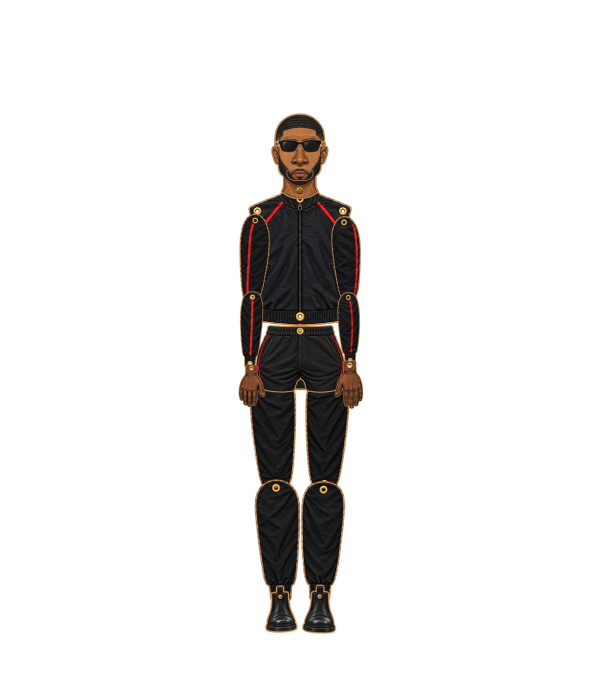
#> input picture shots/proof_01_standing_neutral.png, 1200 x 1400 px, given in place of 15_hand_relaxed_L.png, which was not available (shown at 1/2 size)
$ python build_regularized_passes.py
#> lines starting #> are read from the running program, lines starting #| are printed output that depends on the picture; after the words box and inside, x2 and y2 are one past the last pixel; in counts of white or black regions, pixels touching at a corner belong together; pictures that were not available may be replaced by others from this repository, and a replacement may not be noted
#!/usr/bin/env python3
"""
Early-Test Regularization Passes on Calibrated Grids with Sub-Skeletons:
  Pass 1: Regularized Hands & Wrist-to-Fingertip Sub-Skeleton Grid (+ Forearm Cuff Early Test)
  Pass 2: Regularized Shoes/Feet & Ankle-to-Sole Sub-Skeleton Grid (+ Shin Cuff & Ground Line Early Test)
  Pass 3: Regularized Heads (Native Painted vs Blank Base vs Modular Built) & Head Sub-Skeleton Grid across Front / 3Q / Side Profile / Back
  Pass 4: True 4-Angle Body Turnaround Grid (Front, 3/4, Side Profile, Back) using the actual Side/Front/3Q/Back torsos, limbs, hands, shoes, and heads.
"""

import os
import math
import json
import numpy as np
from PIL import Image, ImageDraw
from scipy.ndimage import binary_erosion, binary_dilation, gaussian_filter, label

ROOT = "/Users/gaia/WORLDBUILDING-TERMS/wygwyl-world-arch"
V2_PARTS = os.path.join(ROOT, "shots/arena/parts/kit3/v2/parts")
TS_DIR = os.path.join(ROOT, "shots/kits/packs/poet_tracksuit_v1/01_COMPONENTS")
WM_DIR = os.path.join(ROOT, "shots/weave/cast/man")
WM_HEADS = os.path.join(WM_DIR, "library/head")
WM_HANDS = os.path.join(WM_DIR, "library/hand")
BL_HEADS = os.path.join(ROOT, "shots/arena/parts/body_lab/heads")
ART_DIR = "/Users/gaia/.gemini/antigravity/brain/f76dabc9-fb98-42f7-bec0-54be580e5584"
OUT_DIR = os.path.join(ROOT, "shots/arena/parts/kit3/release_v2/regularized_elements")
os.makedirs(OUT_DIR, exist_ok=True)


def clean_card_preserve_caps(
    path,
    remove_brass_hole=True,
    crop_top_frac=0.0,
    crop_bot_frac=1.0,
    crop_left_frac=0.0,
    crop_right_frac=1.0,
    auto_vertical_hand=False,
):
    """
    Loads a cutout part, strips outer white/kraft halo while PRESERVING
    100% of the rounded joint caps at both ends of the piece, fills interior
    transparent grommet/socket holes with local color, trims protruding circular
    shoulder-socket flanges on raw side torsos, and optionally rectifies
    horizontal hands (w > h * 1.12) by +90 deg CW so wrist is at top and
    fingers point straight down (+90 deg).
    """
    im = Image.open(path).convert("RGBA")
    arr = np.array(im)
    H, W = arr.shape[:2]

    # Defringe outer 3px white sheet halo
    for _ in range(2):
        a = arr[:, :, 3] > 20
        eroded = binary_erosion(a, iterations=2)
        rim = a & (~eroded)
        rgb = arr[:, :, :3].astype(np.float32)
        bright = (rgb[:, :, 0] > 215) & (rgb[:, :, 1] > 210) & (rgb[:, :, 2] > 200)
        arr[rim & bright, 3] = 0

    # Keep largest connected component first
    a2 = arr[:, :, 3] > 20
    labeled, n_comp = label(a2)
    if n_comp > 1:
        sizes = np.bincount(labeled.ravel())
        sizes[0] = 0
        arr[labeled != sizes.argmax(), 3] = 0

    # Tight bbox crop before fractional cropping or rotation
    ys, xs = np.where(arr[:, :, 3] > 16)
    if len(xs) > 0:
        arr = arr[ys.min():ys.max() + 1, xs.min():xs.max() + 1]

    # If this is a horizontal hand card (wrist on left, fingers pointing right), rotate 90 deg CW!
    if auto_vertical_hand and arr.shape[1] > arr.shape[0] * 1.12:
        im_rot = Image.fromarray(arr).transpose(Image.Transpose.ROTATE_270)
        arr = np.array(im_rot)

    H, W = arr.shape[:2]

    if remove_brass_hole:
        # Fill genuine interior transparent grommet holes AND hollow shoulder-socket cutouts
        # BEFORE fractional crops so enclosed holes are still interior!
        a_solid = arr[:, :, 3] > 128
        bg = ~a_solid
        bg_lab, bg_n = label(bg)
        border_labels = set(np.unique(np.concatenate([
            bg_lab[0, :], bg_lab[-1, :], bg_lab[:, 0], bg_lab[:, -1]
        ])))
        hole_mask = np.zeros((H, W), dtype=bool)
        for lbl_i in range(1, bg_n + 1):
            if lbl_i not in border_labels:
                comp = (bg_lab == lbl_i)
                area = comp.sum()
                if area > (H * W * 0.015) and area < (H * W * 0.30):
                    # Large hollow shoulder-socket cutout ring (e.g. profile.torso)
                    hole_mask |= binary_dilation(comp, iterations=6)
                elif area <= (H * W * 0.015):
                    hole_mask |= binary_dilation(comp, iterations=1)

        if np.any(hole_mask):
            rgb_f = arr[:, :, :3].astype(np.float32)
            not_kraft = ~((rgb_f[:, :, 0] > 145) & (rgb_f[:, :, 1] > 110) & (rgb_f[:, :, 2] < 130))
            valid = a_solid & (~hole_mask) & not_kraft
            if not np.any(valid):
                valid = a_solid & (~hole_mask)
            if np.any(valid):
                for y0, y1 in [(0, H // 2), (H // 2, H)]:
                    sub_t = hole_mask[y0:y1, :]
                    sub_v = valid[y0:y1, :]
                    if np.any(sub_t) and np.any(sub_v):
                        med_rgb = np.median(arr[y0:y1, :][sub_v][:, :3], axis=0).astype(np.uint8)
                        arr[y0:y1, :][sub_t, :3] = med_rgb
                        arr[y0:y1, :][sub_t, 3] = 255

    if crop_top_frac > 0.0:
        arr[:int(H * crop_top_frac), :, 3] = 0
    if crop_bot_frac < 1.0:
        arr[int(H * crop_bot_frac):, :, 3] = 0
    if crop_left_frac > 0.0:
        arr[:, :int(W * crop_left_frac), 3] = 0
    if crop_right_frac < 1.0:
        arr[:, int(W * crop_right_frac):, 3] = 0

    # Final tight bbox crop with 3px padding
    ys, xs = np.where(arr[:, :, 3] > 16)
    if len(xs) > 0:
        x0, x1 = max(0, xs.min() - 3), min(W, xs.max() + 4)
        y0, y1 = max(0, ys.min() - 3), min(H, ys.max() + 4)
        arr = arr[y0:y1, x0:x1]

    return Image.fromarray(arr)


def draw_calib_grid(draw, x0, y0, cw, ch, step=20, origin_x=None, origin_y=None):
    """Draws a crisp technical calibration grid with major/minor axes."""
    draw.rectangle([x0, y0, x0 + cw, y0 + ch], fill=(32, 30, 28, 255), outline=(78, 72, 64, 255), width=1)
    for gx in range(x0 + step, x0 + cw, step):
        draw.line([(gx, y0 + 1), (gx, y0 + ch - 1)], fill=(44, 41, 38, 255), width=1)
    for gy in range(y0 + step, y0 + ch, step):
        draw.line([(x0 + 1, gy), (x0 + cw - 1, gy)], fill=(44, 41, 38, 255), width=1)
    if origin_x is not None:
        draw.line([(x0 + origin_x, y0 + 1), (x0 + origin_x, y0 + ch - 1)], fill=(72, 95, 110, 255), width=1)
    if origin_y is not None:
        draw.line([(x0 + 1, y0 + origin_y), (x0 + cw - 1, y0 + origin_y)], fill=(110, 88, 62, 255), width=1)


def draw_subskeleton_node(draw, pt, color=(0, 230, 255, 255), r=4, label_txt=None):
    x, y = int(round(pt[0])), int(round(pt[1]))
    draw.ellipse([x - r - 1, y - r - 1, x + r + 1, y + r + 1], fill=(18, 18, 18, 255))
    draw.ellipse([x - r, y - r, x + r, y + r], fill=color)
    if label_txt:
        draw.text((x + r + 3, y - 6), label_txt, fill=color)


def draw_bone_arrow(draw, p1, p2, color=(255, 200, 60, 255), width=2):
    x1, y1 = float(p1[0]), float(p1[1])
    x2, y2 = float(p2[0]), float(p2[1])
    draw.line([(x1, y1), (x2, y2)], fill=color, width=width)
    ang = math.atan2(y2 - y1, x2 - x1)
    ah = 6.0
    p_left = (x2 - ah * math.cos(ang - 0.5), y2 - ah * math.sin(ang - 0.5))
    p_right = (x2 - ah * math.cos(ang + 0.5), y2 - ah * math.sin(ang + 0.5))
    draw.polygon([(x2, y2), p_left, p_right], fill=color)


def place_part_by_pivot(canvas, part_im, pivot_norm, target_xy, target_h, rot_deg=0.0, flip_x=False):
    im = part_im.copy()
    if flip_x:
        im = im.transpose(Image.Transpose.FLIP_LEFT_RIGHT)
        pivot_norm = (1.0 - pivot_norm[0], pivot_norm[1])
    scale = target_h / max(1.0, float(im.height))
    sw = max(1, int(round(im.width * scale)))
    sh = max(1, int(round(im.height * scale)))
    im_s = im.resize((sw, sh), Image.Resampling.LANCZOS)
    px = pivot_norm[0] * sw
    py = pivot_norm[1] * sh
    pad = int(math.hypot(sw, sh)) + 4
    tmp = Image.new("RGBA", (pad * 2, pad * 2), (0, 0, 0, 0))
    tmp.paste(im_s, (int(round(pad - px)), int(round(pad - py))))
    if abs(rot_deg) > 0.1:
        tmp = tmp.rotate(-rot_deg, resample=Image.Resampling.BICUBIC, center=(pad, pad))
    canvas.alpha_composite(tmp, (int(round(target_xy[0] - pad)), int(round(target_xy[1] - pad))))
    return scale, (sw, sh)


# ============================================================================
# PASS 1: REGULARIZED HANDS & WRIST SUB-SKELETON GRID
# ============================================================================

def build_pass1_hands_grid():
    """
    Regularizes hands across all 10 characters + action variants onto a calibrated
    grid, auto-rotates horizontal action/weave hands by +90 deg CW so EVERY hand
    points vertically down (+90 deg) from its Wrist Origin (x=105, y=48), cleans
    sleeve attachments (Mother & Party Gentleman), and tests Forearm-to-Wrist joins.
    """
    hand_specs = [
        {
            "char": "Poet (Tracksuit)",
            "scale_h": 92,
            "f_arm": (os.path.join(TS_DIR, "08_forearm_L.png"), 0.0, 0.82),
            "p_arm": (os.path.join(V2_PARTS, "poet.red_black_sunglasses/body.profile.farm.L.png"), 0.0, 1.0),
            "variants": [
                ("FRONT · Relaxed", os.path.join(TS_DIR, "15_hand_relaxed_L.png"), 0.18, 0.0, (0.50, 0.18), (0.52, 0.56), (0.50, 0.92), (0.76, 0.58)),
                ("FRONT · Open Spread", os.path.join(TS_DIR, "17_hand_open_L.png"), 0.18, 0.0, (0.48, 0.18), (0.50, 0.55), (0.48, 0.92), (0.82, 0.52)),
                ("SIDE · Relaxed", os.path.join(V2_PARTS, "poet.red_black_sunglasses/body.profile.hand.L.png"), 0.14, 0.0, (0.50, 0.14), (0.52, 0.55), (0.50, 0.93), (0.72, 0.58)),
                ("ACTION · Pinch (+90° Rectified)", os.path.join(V2_PARTS, "poet.07.action/hand.6_pinch.png"), 0.16, 0.0, (0.50, 0.16), (0.50, 0.56), (0.48, 0.92), (0.76, 0.58)),
            ]
        },
        {
            "char": "Poet (Black T-Shirt / Weave)",
            "scale_h": 92,
            "f_arm": (os.path.join(V2_PARTS, "poet.black_tshirt/body.front.farm.L.png"), 0.0, 1.0),
            "p_arm": (os.path.join(WM_DIR, "parts/farm.profile.png"), 0.0, 1.0),
            "variants": [
                ("FRONT · Relaxed", os.path.join(V2_PARTS, "poet.black_tshirt/body.front.hand.L.png"), 0.14, 0.0, (0.50, 0.14), (0.52, 0.55), (0.50, 0.92), (0.75, 0.56)),
                ("SIDE · Profile Open", os.path.join(V2_PARTS, "poet.black_tshirt/body.profile.hand.L.png"), 0.14, 0.0, (0.50, 0.14), (0.52, 0.55), (0.50, 0.93), (0.72, 0.58)),
                ("WEAVE · Flat Palm (+90° Rect.)", os.path.join(WM_HANDS, "hand.open.flat.png"), 0.16, 0.0, (0.50, 0.16), (0.50, 0.55), (0.50, 0.92), (0.78, 0.52)),
                ("WEAVE · Pointing (+90° Rect.)", os.path.join(WM_HANDS, "hand.point.png"), 0.16, 0.0, (0.50, 0.16), (0.50, 0.54), (0.50, 0.94), (0.74, 0.54)),
            ]
        },
        {
            "char": "Woman / Muse (Brocade)",
            "scale_h": 86,
            "f_arm": (os.path.join(V2_PARTS, "woman.teal_dress/body.front.farm.L.png"), 0.0, 1.0),
            "p_arm": (os.path.join(V2_PARTS, "woman.teal_dress/body.profile.farm.L.png"), 0.0, 1.0),
            "variants": [
                ("FRONT · True Open (.true)", os.path.join(V2_PARTS, "woman.teal_dress/body.front.hand.true.L.png"), 0.14, 0.0, (0.58, 0.15), (0.52, 0.56), (0.44, 0.92), (0.24, 0.56)),
                ("FRONT · True Right (.true)", os.path.join(V2_PARTS, "woman.teal_dress/body.front.hand.true.R.png"), 0.14, 0.0, (0.42, 0.15), (0.48, 0.56), (0.56, 0.92), (0.76, 0.56)),
                ("SIDE · True Profile (.true)", os.path.join(V2_PARTS, "woman.teal_dress/body.profile.hand.true.L.png"), 0.14, 0.0, (0.52, 0.14), (0.50, 0.55), (0.46, 0.92), (0.30, 0.58)),
                ("ACTION · Cup (+90° Rectified)", os.path.join(V2_PARTS, "woman.09.action/hand.2_cup.png"), 0.14, 0.0, (0.50, 0.18), (0.50, 0.58), (0.50, 0.90), (0.72, 0.58)),
            ]
        },
        {
            "char": "The Mother (Cardigan)",
            "scale_h": 86,
            "f_arm": (os.path.join(V2_PARTS, "woman.mother_cardigan/body.front.farm.L.png"), 0.0, 1.0),
            "p_arm": (os.path.join(V2_PARTS, "woman.mother_cardigan/body.profile.farm.L.png"), 0.0, 1.0),
            "variants": [
                ("FRONT · Natural Hand", os.path.join(V2_PARTS, "woman.teal_dress/body.front.hand.true.L.png"), 0.14, 0.0, (0.58, 0.15), (0.52, 0.56), (0.44, 0.92), (0.24, 0.56)),
                ("SIDE · Natural Profile", os.path.join(V2_PARTS, "woman.teal_dress/body.profile.hand.true.L.png"), 0.14, 0.0, (0.52, 0.14), (0.50, 0.55), (0.46, 0.92), (0.30, 0.58)),
                ("GLOVE · Cuff Trimmed", os.path.join(V2_PARTS, "woman.mother_cardigan/body.front.hand.L.png"), 0.52, 0.0, (0.50, 0.16), (0.50, 0.58), (0.48, 0.92), (0.68, 0.58)),
                ("ACTION · Receiver (+90° Rect.)", os.path.join(V2_PARTS, "woman.09.action/hand.1_grip_corded_receiver.png"), 0.16, 0.0, (0.50, 0.18), (0.50, 0.58), (0.50, 0.90), (0.70, 0.58)),
            ]
        },
        {
            "char": "The Ex (Olive Bomber)",
            "scale_h": 92,
            "f_arm": (os.path.join(V2_PARTS, "ex.ex_jacket/body.back.farm.L.png"), 0.0, 1.0),
            "p_arm": (os.path.join(V2_PARTS, "ex.ex_jacket/body.threequarter_back.farm.L.png"), 0.0, 1.0),
            "variants": [
                ("BACK · Relaxed L", os.path.join(V2_PARTS, "ex.ex_jacket/body.back.hand.L.png"), 0.14, 0.0, (0.50, 0.14), (0.50, 0.56), (0.50, 0.92), (0.76, 0.56)),
                ("3Q BACK · Relaxed", os.path.join(V2_PARTS, "ex.ex_jacket/body.threequarter_back.hand.L.png"), 0.14, 0.0, (0.50, 0.14), (0.50, 0.56), (0.50, 0.92), (0.76, 0.56)),
                ("SIDE · Profile L", os.path.join(V2_PARTS, "ex.ex_jacket/body.profile.hand.L.png"), 0.14, 0.0, (0.50, 0.14), (0.50, 0.56), (0.50, 0.92), (0.76, 0.56)),
                ("ACTION · Suitcase (+90° Rect.)", os.path.join(V2_PARTS, "ex.09.action/hand.2_grip_suitcase_handle.png"), 0.16, 0.0, (0.50, 0.18), (0.50, 0.58), (0.50, 0.88), (0.72, 0.58)),
            ]
        },
        {
            "char": "Party Gentleman & DJ Cyber",
            "scale_h": 92,
            "f_arm": (os.path.join(V2_PARTS, "party.vintage_party/body.profile.farm.L.png"), 0.0, 1.0),
            "p_arm": (os.path.join(V2_PARTS, "party.dj_cyber/body.profile.farm.L.png"), 0.0, 1.0),
            "variants": [
                ("PARTY · Cuff Trimmed", os.path.join(V2_PARTS, "party.vintage_party/body.profile.hand.L.png"), 0.55, 0.0, (0.50, 0.16), (0.50, 0.56), (0.50, 0.92), (0.74, 0.58)),
                ("DJ CYBER · Front Open", os.path.join(V2_PARTS, "party.dj_cyber/body.front.hand.L.png"), 0.14, 0.0, (0.50, 0.14), (0.50, 0.56), (0.50, 0.92), (0.78, 0.56)),
                ("DJ CYBER · Side Profile", os.path.join(V2_PARTS, "party.dj_cyber/body.profile.hand.L.png"), 0.14, 0.0, (0.50, 0.14), (0.50, 0.56), (0.50, 0.92), (0.76, 0.56)),
                ("PARTY · Wave / Dance", os.path.join(V2_PARTS, "party.07.action/hand.3_wave.png"), 0.14, 0.0, (0.50, 0.18), (0.50, 0.56), (0.50, 0.92), (0.76, 0.56)),
            ]
        },
        {
            "char": "Young Poet & Ancestors",
            "scale_h": 76,
            "f_arm": (os.path.join(V2_PARTS, "young_poet.child_clothes/body.profile.farm.L.png"), 0.0, 1.0),
            "p_arm": (os.path.join(V2_PARTS, "ancestors.ancestor_robe_indigo_gold/body.profile.farm.L.png"), 0.0, 1.0),
            "variants": [
                ("YOUNG POET · Front Open", os.path.join(V2_PARTS, "young_poet.child_clothes/body.front.hand.L.png"), 0.14, 0.0, (0.48, 0.15), (0.50, 0.56), (0.52, 0.92), (0.82, 0.52)),
                ("YOUNG POET · Side Profile", os.path.join(V2_PARTS, "young_poet.child_clothes/body.profile.hand.L.png"), 0.14, 0.0, (0.44, 0.14), (0.52, 0.56), (0.60, 0.92), (0.76, 0.56)),
                ("ANCESTOR · Relaxed", os.path.join(V2_PARTS, "ancestors.ancestor_robe_indigo_gold/body.front.hand.L.png"), 0.14, 0.0, (0.50, 0.14), (0.52, 0.56), (0.50, 0.92), (0.76, 0.56)),
                ("FAMILY · Pinch (+90° Rect.)", os.path.join(V2_PARTS, "family.12.action/hand.2_pinch_archival_photo.png"), 0.16, 0.0, (0.50, 0.18), (0.50, 0.56), (0.50, 0.90), (0.74, 0.56)),
            ]
        },
    ]

    cw, ch = 210, 215
    cols = 6  # 4 regularized hand variants on grid + 2 Early-Test Forearm->Wrist assemblies (Front & Side)
    rows = len(hand_specs)
    sheet = Image.new("RGBA", (cols * cw + 210, rows * ch + 86), (22, 20, 19, 255))
    draw = ImageDraw.Draw(sheet)

    draw.rectangle([0, 0, sheet.width, 64], fill=(16, 14, 13, 255))
    draw.text((20, 14), "EARLY-TEST PASS 1: REGULARIZED HANDS & WRIST SUB-SKELETON GRID (+ FOREARM CUFF EARLY TEST)", fill=(245, 195, 75, 255))
    draw.text((20, 38), "Horizontal hands auto-rotated +90 deg CW to vertical, sleeves trimmed, aligned to Wrist Origin (x=105, y=48) with 4-Node Sub-Skeleton", fill=(185, 180, 170, 255))

    col_headers = [
        "1. FRONT HAND (GRID)",
        "2. ALT / OPEN (GRID)",
        "3. SIDE PROFILE (GRID)",
        "4. ACTION / GRIP (GRID)",
        "5. EARLY TEST: FRONT ARM+HAND",
        "6. EARLY TEST: SIDE ARM+HAND",
    ]
    for ci, htxt in enumerate(col_headers):
        draw.text((200 + ci * cw + 8, 68), htxt, fill=(230, 190, 95, 255) if ci < 4 else (110, 235, 165, 255))

    for ri, spec in enumerate(hand_specs):
        y0 = 84 + ri * ch
        draw.rectangle([10, y0 + 4, 192, y0 + ch - 4], fill=(32, 29, 27, 255), outline=(68, 62, 56, 255))
        draw.text((18, y0 + 24), spec["char"], fill=(240, 235, 225, 255))
        draw.text((18, y0 + 48), f"Target Scale: {spec['scale_h']}px", fill=(165, 160, 150, 255))
        draw.text((18, y0 + 70), "Sub-Skeleton:", fill=(0, 220, 245, 255))
        draw.text((18, y0 + 88), "  o Wrist Pin (0,0)", fill=(0, 220, 245, 255))
        draw.text((18, y0 + 104), "  o Palm / Knuckle", fill=(255, 195, 55, 255))
        draw.text((18, y0 + 120), "  o Distal Tip", fill=(255, 95, 210, 255))
        draw.text((18, y0 + 136), "  o Thumb Vector", fill=(95, 235, 135, 255))

        reg_hands = []
        for vi, (vlabel, vpath, crop_top, rot_deg, w_piv, palm_p, tip_p, thumb_p) in enumerate(spec["variants"]):
            x0 = 200 + vi * cw
            ox, oy = cw // 2, 48
            draw_calib_grid(draw, x0 + 4, y0 + 4, cw - 8, ch - 8, step=20, origin_x=ox - 4, origin_y=oy - 4)

            im_h = clean_card_preserve_caps(
                vpath, remove_brass_hole=True, crop_top_frac=crop_top, auto_vertical_hand=True
            )
#> in clean_card_preserve_caps, im is the input picture: PIL image 1200x1400 RGBA; mean R, G, B, A 6, 4.5, 3.6, 26.3
#> the loop in clean_card_preserve_caps, `for _ in range(2):` made 2 passes
#> pass 1, in clean_card_preserve_caps, `a = arr[:, :, 3] > 20`:
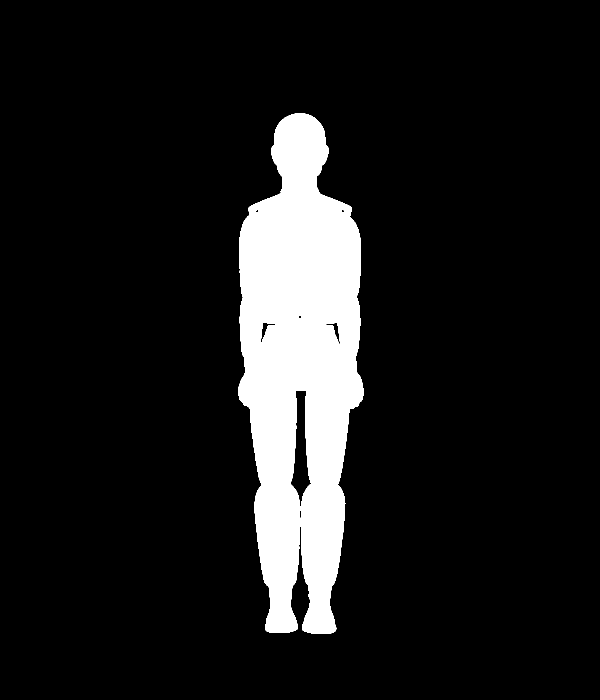
#> a: shape (1400, 1200) bool (shown at 1/2 size); 10.6% white; 1 white region, box (x1, y1, x2, y2) and area: (477, 227, 727, 1268) 177420
#> pass 1, in clean_card_preserve_caps, `rgb = arr[:, :, :3].astype(np.float32)`:
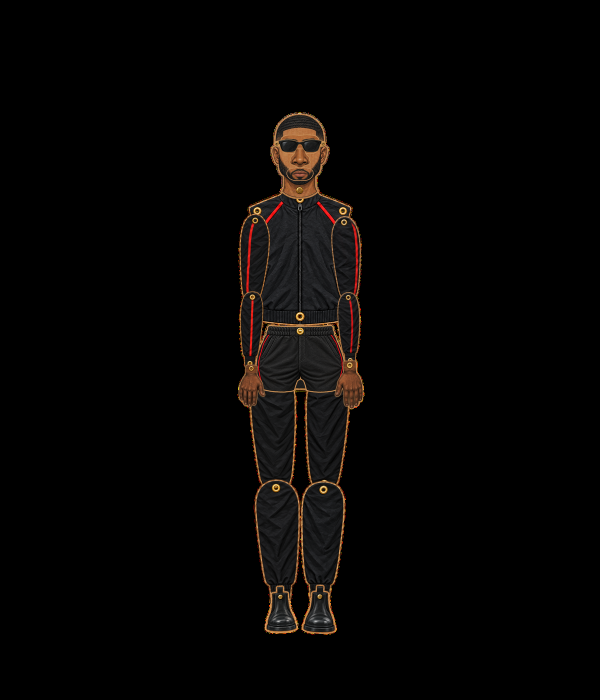
#> rgb: shape (1400, 1200, 3) float32 (shown at 1/2 size); mean R, G, B 6, 4.5, 3.6
#> in clean_card_preserve_caps, `labeled, n_comp = label(a2)`: n_comp = 1
#> in clean_card_preserve_caps, `bg_lab, bg_n = label(bg)`:
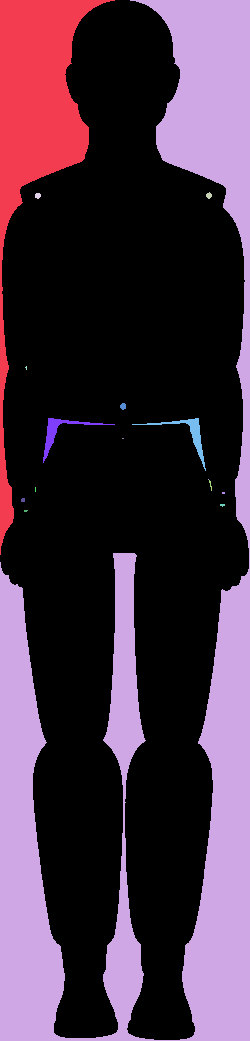
#> bg_lab: shape (1041, 250) int32; 17 distinct labels, from 0 to 16; one colour per label, 0 black
#> in clean_card_preserve_caps, `bg_lab, bg_n = label(bg)`: bg_n = 16
#> in clean_card_preserve_caps, `border_labels = set(np.unique(np.concatenate([ bg_lab[0, :], bg_lab[-1..`: border_labels = 3 items
#> the loop in clean_card_preserve_caps, `for lbl_i in range(1, bg_n + 1):` made 16 passes
#> area on passes 3, 4, 6, 7, 8: 29, 29, 33, 460, 465
#> after the loop in clean_card_preserve_caps, `for lbl_i in range(1, bg_n + 1):`:
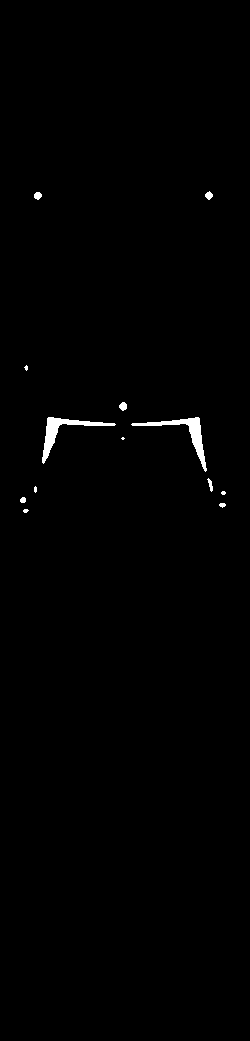
#> hole_mask: shape (1041, 250) bool; 0.64% white; 13 white regions (5 under 20 px), largest, box (x1, y1, x2, y2) and area: (131, 417, 207, 472) 689, (42, 417, 116, 464) 667, (119, 402, 127, 411) 53
#> in clean_card_preserve_caps, `valid = a_solid & (~hole_mask) & not_kraft`:
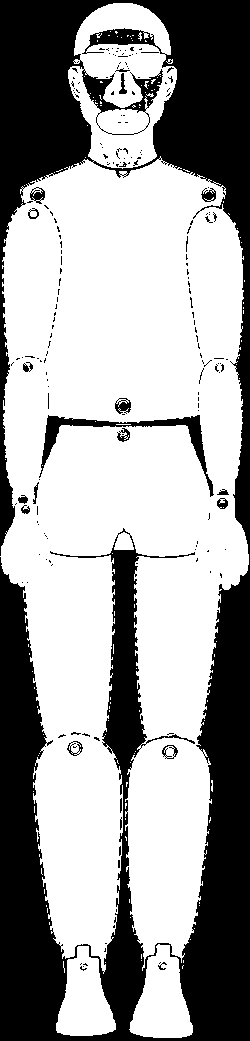
#> valid: shape (1041, 250) bool; 62.7% white; 196 black regions (176 under 20 px), largest, box (x1, y1, x2, y2) and area: (0, 0, 250, 1041) 92943, (39, 415, 214, 497) 1848, (115, 398, 131, 414) 158
#> the loop in clean_card_preserve_caps, `for y0, y1 in [(0, H // 2), (H // 2, H)]:` made 2 passes
#> med_rgb on pass 1: [32, 31, 31]
#> pass 1, in clean_card_preserve_caps, `sub_t = hole_mask[y0:y1, :]`:
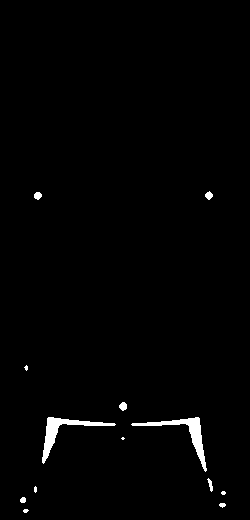
#> sub_t: shape (520, 250) bool; 1.3% white; 13 white regions (5 under 20 px), largest, box (x1, y1, x2, y2) and area: (131, 417, 207, 472) 689, (42, 417, 116, 464) 667, (119, 402, 127, 411) 53
#> pass 1, in clean_card_preserve_caps, `sub_v = valid[y0:y1, :]`:
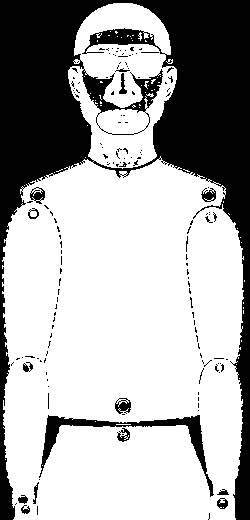
#> sub_v: shape (520, 250) bool; 67.1% white; 154 black regions (139 under 20 px), largest, box (x1, y1, x2, y2) and area: (0, 0, 250, 520) 39092, (39, 415, 214, 497) 1848, (115, 398, 131, 414) 158
#> (the rest of the program and of its run is left out)
